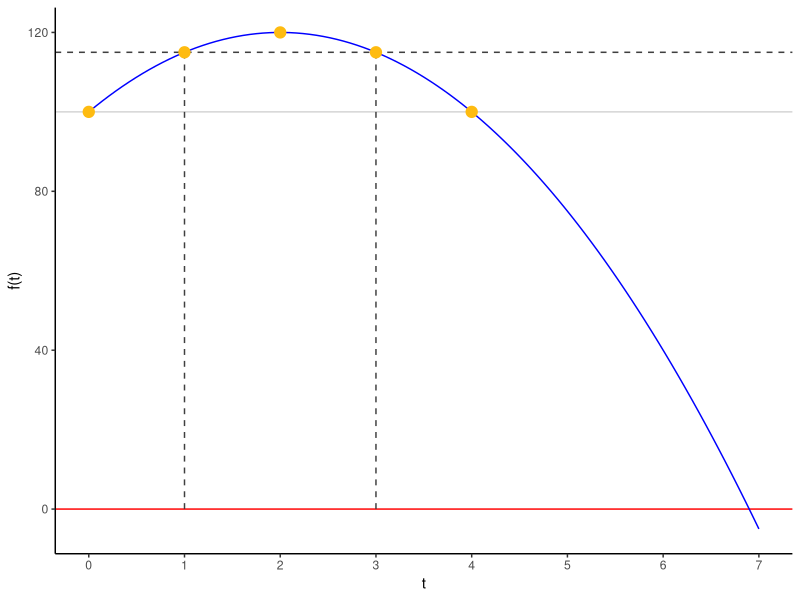
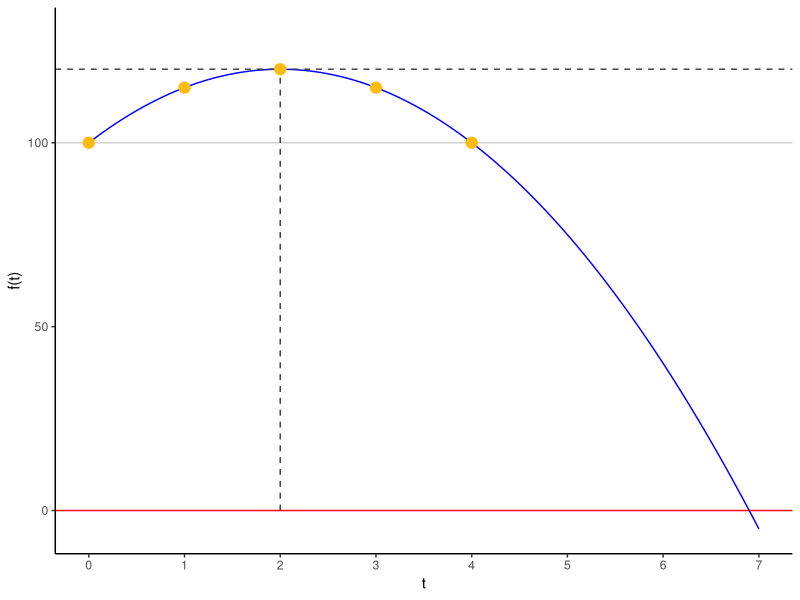
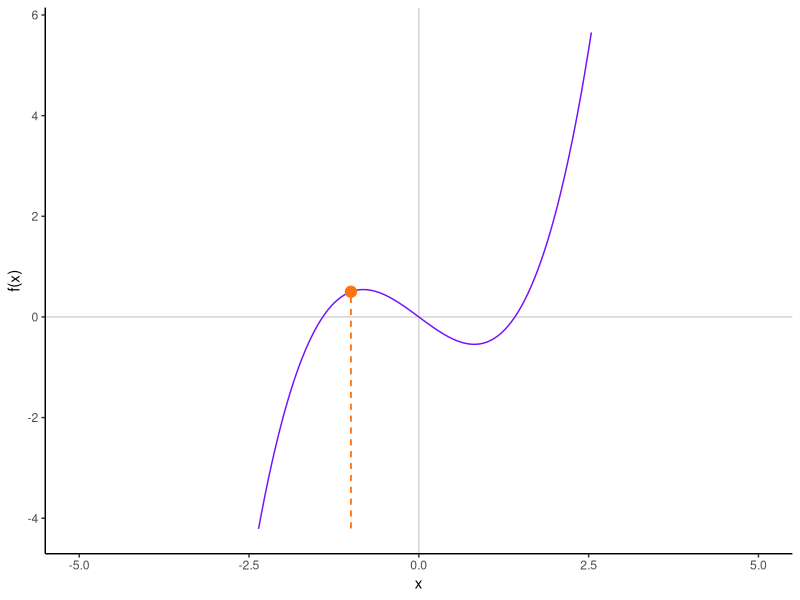
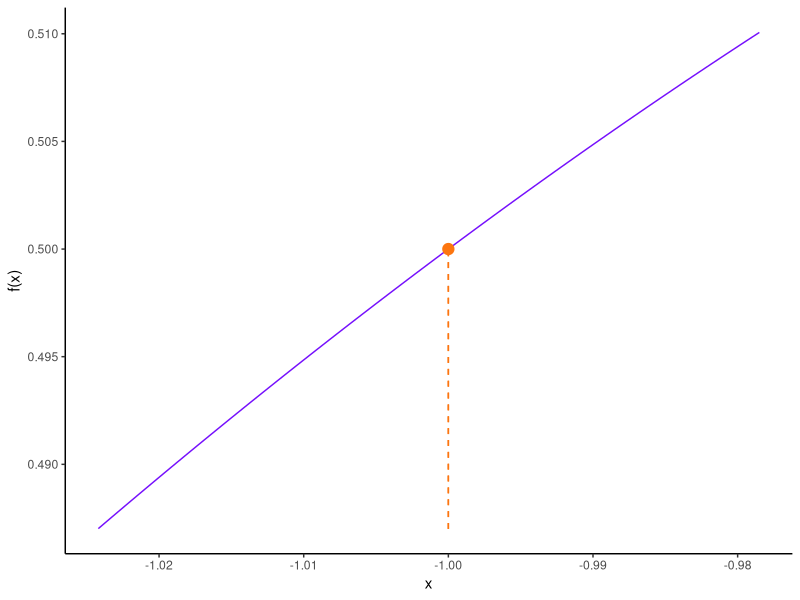
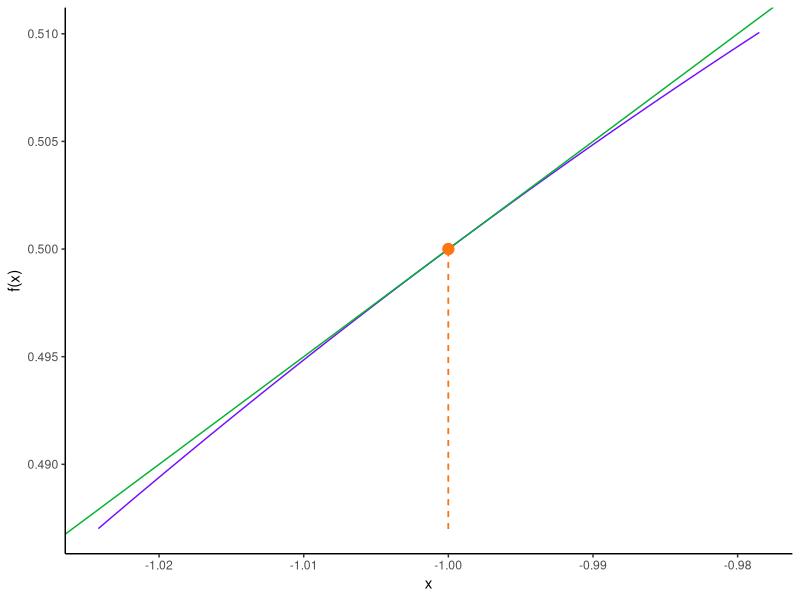
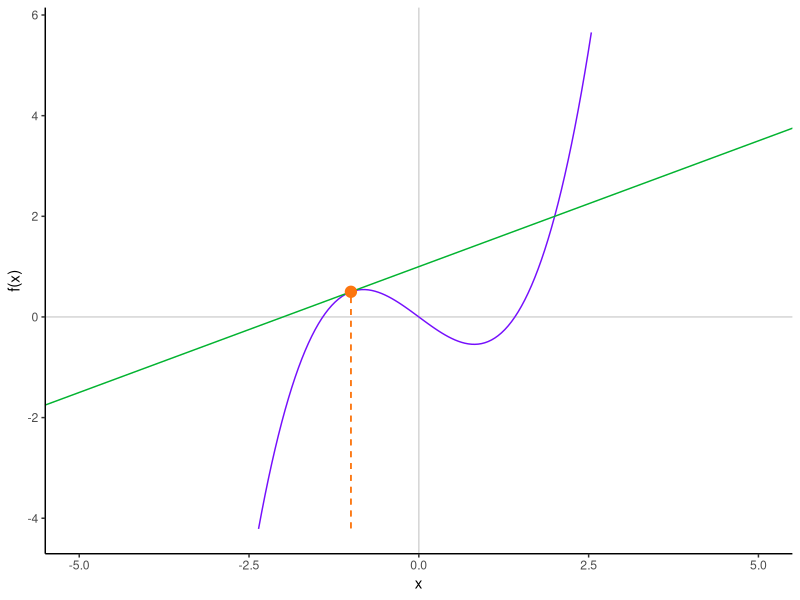
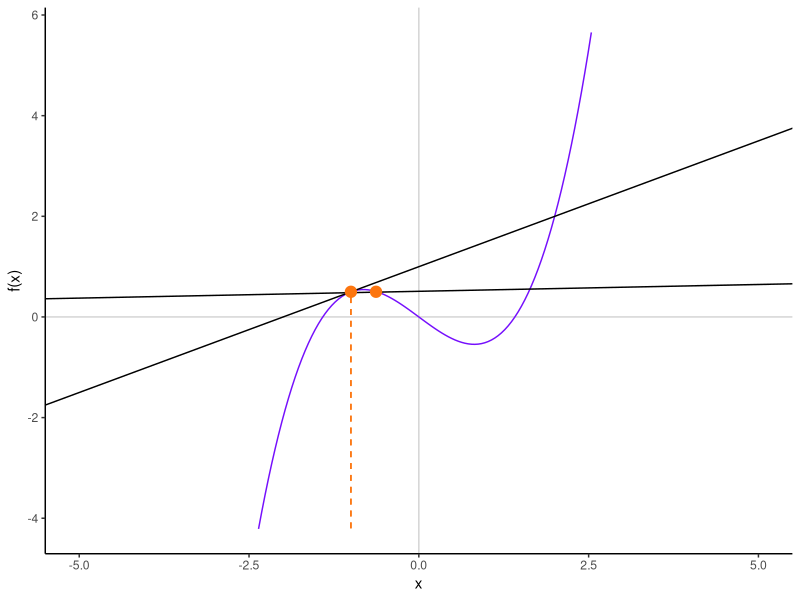
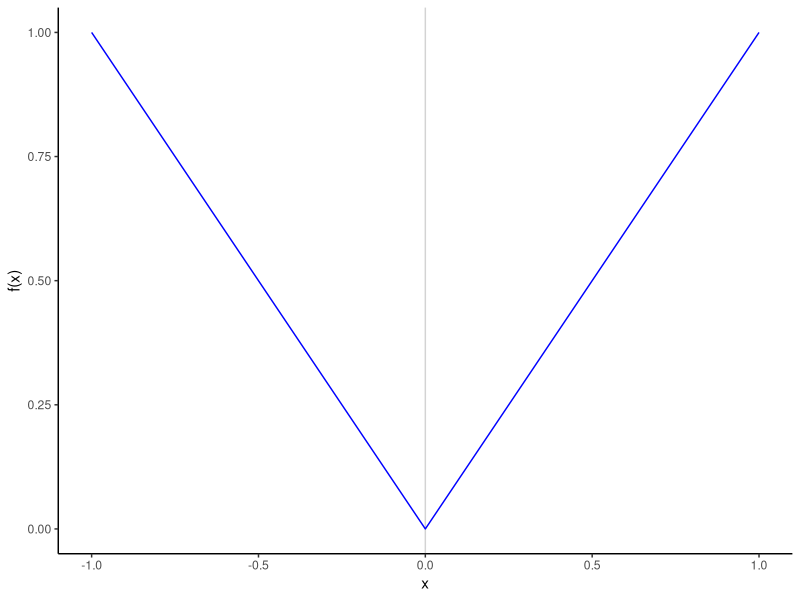

These figures' R source, in order:
## ---- chunk 1
library(tidyverse)
library(patchwork)
## ---- chunk 2
tibble(time = c(0:4)) %>% 
  mutate(f_t = 100+(20*time)-(5*(time^2)))
## ---- chunk 3
tirar_calabaza_plot <- 
  ggplot() + 
  geom_hline(aes(yintercept = 0), color = "red") + 
  geom_hline(aes(yintercept = 100), color = "lightgrey") + 
  stat_function(data = tibble(time = c(0, 7)), aes(x = time),
                fun = function(x) 100+(20*x)-5*(x^2),
                color = "blue") + 
  geom_hline(aes(yintercept = 115), linetype = "dashed",
             color = "#3f3f3f") + 
  geom_segment(aes(x = 1, xend = 1, y = 0, yend = 115),
               linetype = "dashed", color = "#3f3f3f") + 
  geom_segment(aes(x = 3, xend = 3, y = 0, yend = 115),
               linetype = "dashed", color = "#3f3f3f") + 
  geom_point(data = tibble(time = c(0:4)) %>% 
               mutate(f_t = 100+(20*time)-(5*(time^2))),
             aes(x = time, y = f_t), color = "#febb10", size = 3.5) + 
  scale_x_continuous(breaks = c(0:7)) + 
  theme_classic() + 
  labs(x = "t", y = "f(t)")

tirar_calabaza_plot
## ---- chunk 4
tirar_calabaza_plot_2 <- 
  ggplot() + 
  geom_hline(aes(yintercept = 0), color = "red") + 
  geom_hline(aes(yintercept = 100), color = "lightgrey") + 
  stat_function(data = tibble(time = c(0, 7)), aes(x = time),
                fun = function(x) 100+(20*x)-5*(x^2),
                color = "blue") + 
  geom_hline(aes(yintercept = 120), linetype = "dashed",
             color = "#3f3f3f") + 
  geom_segment(aes(x = 2, xend = 2, y = 0, yend = 120),
               linetype = "dashed", color = "#3f3f3f") + 
  geom_point(data = tibble(time = c(0:4)) %>% 
               mutate(f_t = 100+(20*time)-(5*(time^2))),
             aes(x = time, y = f_t), color = "#febb10", size = 3.5) + 
  scale_x_continuous(breaks = c(0:7)) + 
  expand_limits(y = c(0, 130)) + 
  theme_classic() + 
  labs(x = "t", y = "f(t)")

tirar_calabaza_plot_2
## ---- chunk 5
tibble(value = c(-5:5)) %>% 
  mutate(f_x = 0.5*(value^3)-value)
## ---- chunk 6
ggplot(data = tibble(value = c(-5, 5)), aes(x = value)) + 
  geom_hline(yintercept = 0, color = "lightgrey") + 
  geom_vline(xintercept = 0, color = "lightgrey") + 
  stat_function(fun = function(x) (0.5*(x^3))-x,
                xlim = c(-2.36, 2.54), color = "#750ffc") + 
  expand_limits(x = c(-5:5)) + 
  geom_segment(aes(x = -1, xend = -1, y = -4.2, yend = 0.5),
               linetype = "dashed", color = "#fc750f") + 
  #geom_vline(xintercept = -1, linetype = "dashed", color = "#fc750f") + 
  geom_point(data = tibble(point_x = -1, point_y = 0.5),
             aes(point_x, point_y), size = 3.5, color = "#fc750f") + 
  theme_classic() + 
  labs(x = "x", y = "f(x)")
## ---- chunk 7
ggplot(data = tibble(value = c(-5, 5)), aes(x = value)) + 
  stat_function(fun = function(x) (0.5*(x^3))-x,
                xlim = c(-1.0242, -0.9785), color = "#750ffc") + 
  geom_segment(aes(x = -1, xend = -1, y = 0.487, yend = 0.5),
               linetype = "dashed", color = "#fc750f") + 
  geom_point(data = tibble(point_x = -1, point_y = 0.5),
             aes(point_x, point_y), size = 3.5, color = "#fc750f") + 
  theme_classic() + 
  labs(x = "x", y = "f(x)")
## ---- chunk 8
ggplot(data = tibble(value = c(-5, 5)), aes(x = value)) + 
  stat_function(fun = function(x) (0.5*(x^3))-x,
                xlim = c(-1.0242, -0.9785), color = "#750ffc") + 
  geom_abline(slope = 0.5, intercept = 1, color = "#02B330") + 
  geom_segment(aes(x = -1, xend = -1, y = 0.487, yend = 0.5),
               linetype = "dashed", color = "#fc750f") + 
  geom_point(data = tibble(point_x = -1, point_y = 0.5),
             aes(point_x, point_y), size = 3.5, color = "#fc750f") + 
  theme_classic() + 
  labs(x = "x", y = "f(x)")
## ---- chunk 9
ggplot(data = tibble(value = c(-5, 5)), aes(x = value)) + 
  geom_hline(yintercept = 0, color = "lightgrey") + 
  geom_vline(xintercept = 0, color = "lightgrey") + 
  stat_function(fun = function(x) (0.5*(x^3))-x,
                xlim = c(-2.36, 2.54), color = "#750ffc") + 
  geom_abline(slope = 0.5, intercept = 1, color = "#02B330") + 
  expand_limits(x = c(-5:5)) + 
  geom_segment(aes(x = -1, xend = -1, y = -4.2, yend = 0.5),
               linetype = "dashed", color = "#fc750f") + 
  #geom_vline(xintercept = -1, linetype = "dashed", color = "#fc750f") + 
  geom_point(data = tibble(point_x = -1, point_y = 0.5),
             aes(point_x, point_y), size = 3.5, color = "#fc750f") + 
  theme_classic() + 
  labs(x = "x", y = "f(x)")
## ---- chunk 10
ggplot(data = tibble(value = c(-5, 5)), aes(x = value)) + 
  geom_hline(yintercept = 0, color = "lightgrey") + 
  geom_vline(xintercept = 0, color = "lightgrey") + 
  stat_function(fun = function(x) (0.5*(x^3))-x,
                xlim = c(-2.36, 2.54), color = "#750ffc") + 
  geom_abline(slope = 0.5, intercept = 0.999) + 
  geom_abline(slope = ((0.51-0.5)/(-0.63+1)), intercept = 0.51) + 
  expand_limits(x = c(-5:5)) + 
  geom_segment(aes(x = -1, xend = -1, y = -4.2, yend = 0.5),
               linetype = "dashed", color = "#fc750f") + 
  #geom_vline(xintercept = -1, linetype = "dashed", color = "#fc750f") + 
  geom_point(data = tibble(point_x = -1, point_y = 0.5),
             aes(point_x, point_y), size = 3.5, color = "#fc750f") + 
  geom_point(data = tibble(point_x = -0.63, point_y = 0.5),
             aes(point_x, point_y), size = 3.5, color = "#fc750f") + 
  theme_classic() + 
  labs(x = "x", y = "f(x)")
## ---- chunk 11
 tibble(values_1 = c(0, 0.001, 0.005, 0.01, 0.05, 0.1, 0.5, 1),
        values_2 = c(-1, -0.5, -0.1, -0.05, -0.01, -0.005, -0.001, 0)) %>% 
  mutate(f_x_1 = (abs(values_1)-0)/(values_1-0),
         f_x_2 = (abs(values_2)-0)/(values_2-0))
## ---- chunk 12
tibble(values = seq(from = -1, to = 1, by = 0.1)) %>% 
   mutate(f_x_n = (abs(values)-0)/(values-0))
## ---- chunk 13
abs_fun_plot <- 
  ggplot(data = tibble(value = c(-1, 1)), aes(x = value)) + 
  geom_vline(xintercept = 0, color = "lightgrey") + 
  stat_function(fun = function(x) abs(x), color = "blue") + 
  theme_classic() + 
  labs(x = "x", y = "f(x)")

abs_fun_plot
## ---- chunk 14
tibble(values = seq(from = -1, to = 1, by = 0.1)) %>% 
  mutate(heaviside = if_else(condition = values >= 0, true = 1, false = 0))
## ---- chunk 15
tibble(values = seq(from = -1, to = 1, by = 0.1)) %>% 
  mutate(heaviside = ifelse(test = values >= 0, yes = 1, no = 0))
## ---- chunk 16
heaviside_plot <- 
  ggplot(data = tibble(values = c(-1, 1)), aes(x = values)) + 
  geom_hline(yintercept = 0, color = "lightgrey") + 
  geom_vline(xintercept = 0, color = "lightgrey") + 
  stat_function(fun = function(x) ifelse(test = x >= 0, yes = 1, no = 0),
                xlim = c(-1, -0.01), color = "blue") + 
  stat_function(fun = function(x) ifelse(test = x >= 0, yes = 1, no = 0),
                xlim = c(0, 1), color = "blue") + 
  geom_point(data = tibble(p_x = 0, p_y = 0), aes(p_x, p_y),
             shape = 1, size = 2.5, color = "blue") + 
  geom_point(data = tibble(p_x = 0, p_y = 1), aes(p_x, p_y),
             size = 2.5, color = "blue") + 
  expand_limits(y = c(-2, 2)) + 
  theme_light() + 
  theme(panel.grid = element_blank()) + 
  labs(x = "x", y = "h(x)")

heaviside_plot
## ---- chunk 17
abs_fun_right_plot <- 
  ggplot(data = tibble(values = c(-1, 1)), aes(x = values)) + 
  geom_vline(xintercept = 0, color = "lightgrey") + 
  geom_hline(yintercept = 0, color = "lightgrey") + 
  stat_function(fun = function(x) abs(x), xlim = c(0, 1), color = "blue") + 
  expand_limits(x = c(-1, 1)) + 
  theme_light() + 
  theme(panel.grid = element_blank()) + 
  labs(x = "x", y = "f(x)")

abs_fun_right_plot
## ---- chunk 18
abs_fun_left_plot <- 
  ggplot(data = tibble(values = c(-1, 1)), aes(x = values)) + 
  geom_vline(xintercept = 0, color = "lightgrey") + 
  geom_hline(yintercept = 0, color = "lightgrey") + 
  stat_function(fun = function(x) abs(x), xlim = c(0, -1), color = "blue") + 
  expand_limits(x = c(-1, 1)) + 
  theme_light() + 
  theme(panel.grid = element_blank()) + 
  labs(x = "x", y = "f(x)")

abs_fun_left_plot
## ---- chunk 19
ggsave(filename = "abs_fun_left_plot.jpg", plot = abs_fun_left_plot,
       path = "img", width = 7, height = 3)
## ---- chunk 20
heaviside_right_plot <- 
  ggplot(data = tibble(values = c(-1, 1)), aes(x = values)) + 
  geom_hline(yintercept = 0, color = "lightgrey") + 
  geom_vline(xintercept = 0, color = "lightgrey") + 
  stat_function(fun = function(x) ifelse(test = x >= 0, yes = 1, no = 0),
                xlim = c(0, 1), color = "blue") + 
  geom_point(data = tibble(p_x = 0, p_y = 1), aes(p_x, p_y),
             size = 2.5, color = "blue") + 
  geom_point(data = tibble(p_x = 0, p_y = 0), aes(p_x, p_y),
             shape = 1, size = 2.5, color = "blue") + 
  expand_limits(x = c(-1, 1), y = c(-2, 2)) + 
  theme_light() + 
  theme(panel.grid = element_blank()) + 
  labs(x = "x", y = "h(x)")

heaviside_right_plot
## ---- chunk 21
heaviside_left_plot <- 
  ggplot(data = tibble(values = c(-1, 1)), aes(x = values)) + 
  geom_hline(yintercept = 0, color = "lightgrey") + 
  geom_vline(xintercept = 0, color = "lightgrey") + 
  stat_function(fun = function(x) ifelse(test = x >= 0, yes = 1, no = 0),
                xlim = c(-1, -0.01), color = "blue") + 
  geom_point(data = tibble(p_x = 0, p_y = 0), aes(p_x, p_y),
             shape = 1, size = 2.5, color = "blue") + 
  geom_point(data = tibble(p_x = 0, p_y = 1), aes(p_x, p_y),
             size = 2.5, color = "blue") + 
  expand_limits(x = c(-1, 1), y = c(-2, 2)) + 
  theme_light() + 
  theme(panel.grid = element_blank()) + 
  labs(x = "x", y = "h(x)")

heaviside_left_plot
## ---- chunk 22
tibble(values = c(-2:2)) %>% 
  mutate(f_x = ifelse(test = values < 0,yes = -abs(values)^(1/3),
                      no = values^(1/3)))
## ---- chunk 23
tibble(values = seq(from = -2, to = 2, by = 0.1)) %>% 
  mutate(f_x = ifelse(test = values < 0,yes = -abs(values)^(1/3),
                      no = values^(1/3)))
## ---- chunk 24
cubic_root_plot <- 
  ggplot(data = tibble(values = c(-1, 1)), aes(x = values)) + 
  geom_hline(yintercept = 0, color = "lightgrey") + 
  geom_vline(xintercept = 0, color = "lightgrey") + 
  stat_function(fun = function(x) ifelse(test = x < 0,
                                         yes = -abs(x)^(1/3),
                                         no = x^(1/3)),
                color = "blue") + 
  theme_light() + 
  theme(panel.grid = element_blank()) + 
  labs(x = "x", y = "g(x)")

cubic_root_plot
## ---- chunk 25
sec_power_fun <- 
  ggplot(data = tibble(values = c(-1, 1)), aes(x = values)) + 
  geom_vline(xintercept = 0, color = "lightgrey") + 
  stat_function(fun = function(x) x^2,
                xlim = c(-1, 1), color = "blue") + 
  expand_limits(x = c(-2, 2)) + 
  theme_light() + 
  theme(panel.grid = element_blank()) + 
  labs(x = "x", y = "f(x)")

sec_power_fun
## ---- chunk 26
tang_secpow_one_pt <- 
  ggplot(data = tibble(values = c(-4, 4)), aes(x = values)) + 
  geom_vline(xintercept = 0, color = "lightgrey") + 
  stat_function(fun = function(x) x^2,
                xlim = c(-4, 4), color = "blue") + 
  geom_abline(slope = 6, intercept = -9, color = "#750ffc") + 
  geom_point(data = tibble(x = 3, y = 9), aes(x = x, y = y),
             size = 3, color = "#d85e06") + 
  expand_limits(x = c(-8, 8)) + 
  scale_x_continuous(breaks = c(-5, 0, 3, 5)) + 
  scale_y_continuous(breaks = c(0, 5, 9, 10, 15)) + 
  theme_light() + 
  theme(panel.grid = element_blank()) + 
  labs(x = "x", y = "f(x)")

tang_secpow_one_pt
## ---- chunk 27
deriv_secpow_one_pt <- 
  ggplot(data = tibble(value_x = 3, value_y = 6), aes(value_x, value_y)) + 
  geom_vline(xintercept = 0, color = "lightgrey") + 
  geom_hline(yintercept = 0, color = "lightgrey") + 
  geom_point(size = 3, color = "#d85e06") + 
  expand_limits(x = c(-6, 6), y = c(-8, 8)) + 
  scale_y_continuous(breaks = c(-5, 0, 5, 6)) + 
  theme_light() + 
  theme(panel.grid = element_blank()) + 
  labs(x = "x", y = "f ' (x)")

deriv_secpow_one_pt
## ---- chunk 28
deriv_secpow_fun <- 
  ggplot(data = tibble(values = c(-4, 4)), aes(x = values)) + 
  geom_vline(xintercept = 0, color = "lightgrey") + 
  geom_hline(yintercept = 0, color = "lightgrey") + 
  stat_function(fun = function(x) 2*x, xlim = c(-4, 4),
                color = "#750ffc") + 
  expand_limits(x = c(-6, 6)) + 
  theme_light() + 
  theme(panel.grid = element_blank()) + 
  labs(x = "x", y = "f ' (x)")

deriv_secpow_fun
## ---- chunk 29
deriv_secpow_fun_2 <- 
  ggplot(data = tibble(values = c(-4, 4)), aes(x = values)) + 
  geom_vline(xintercept = 0, color = "lightgrey") + 
  geom_hline(yintercept = 0, color = "lightgrey") + 
  stat_function(fun = function(x) 2*x, xlim = c(-4, 4),
                color = "#750ffc") + 
  geom_point(data = tibble(x = 3, y = 6), aes(x, y),
             size = 3, color = "#d85e06") + 
  expand_limits(x = c(-6, 6)) + 
  scale_y_continuous(breaks = c(-5, 0, 5, 6)) + 
  theme_light() + 
  theme(panel.grid = element_blank()) + 
  labs(x = "x", y = "f ' (x)")

deriv_secpow_fun_2
## ---- chunk 30
tang_secpow_2 <- 
  ggplot(data = tibble(values = c(-4, 4)), aes(x = values)) + 
  geom_vline(xintercept = 0, color = "lightgrey") + 
  stat_function(fun = function(x) x^2,
                xlim = c(-4, 4), color = "blue") + 
  geom_abline(slope = -4, intercept = -4, color = "#750ffc") + 
  geom_point(data = tibble(x = -2, y = 4), aes(x = x, y = y),
             size = 3, color = "#d85e06") + 
  expand_limits(x = c(-8, 8)) + 
  scale_x_continuous(breaks = c(-5, -2, 0, 5)) + 
  scale_y_continuous(breaks = c(0, 4, 5, 10, 15)) + 
  theme_light() + 
  theme(panel.grid = element_blank()) + 
  labs(x = "x", y = "f(x)")


deriv_secpow_fun_3 <- 
  ggplot(data = tibble(values = c(-4, 4)), aes(x = values)) + 
  geom_vline(xintercept = 0, color = "lightgrey") + 
  geom_hline(yintercept = 0, color = "lightgrey") + 
  stat_function(fun = function(x) 2*x, xlim = c(-4, 4),
                color = "#750ffc") + 
  geom_point(data = tibble(x = -2, y = -4), aes(x, y),
             size = 3, color = "#d85e06") + 
  expand_limits(x = c(-6, 6)) + 
  scale_x_continuous(breaks = c(-6, -3, -2, 0, 3, 6)) + 
  scale_y_continuous(breaks = c(-5, -4, 0, 5)) + 
  theme_light() + 
  theme(panel.grid = element_blank()) + 
  labs(x = "x", y = "f ' (x)")

deriv_tang_secpow <- tang_secpow_2+deriv_secpow_fun_3

deriv_tang_secpow
## ---- chunk 31
tibble(values = c(-3:3)) %>% 
  mutate(f_x = ((1/2)*values)-1)
## ---- chunk 32
linear_fun <- 
  ggplot(data = tibble(values = c(-3, 3)), aes(x = values)) + 
  geom_vline(xintercept = 0, color = "lightgrey") + 
  geom_hline(yintercept = 0, color = "lightgrey") + 
  stat_function(fun = function(x) (0.5*x)-1, color = "blue",
                xlim = c(-0.5, 3)) + 
  expand_limits(y = c(-2, 1)) + 
  theme_light() + 
  theme(panel.grid = element_blank()) + 
  labs(x = "x", y = "g(x)")

linear_fun
## ---- chunk 33
deriv_linear_fun <- 
  ggplot(data = tibble(values = c(-3, 3)), aes(x = values)) + 
  geom_vline(xintercept = 0, color = "lightgrey") + 
  geom_hline(yintercept = 0, color = "lightgrey") + 
  stat_function(fun = function(x) 0.5, color = "blue") + 
  expand_limits(y = c(-1, 1)) + 
  theme_light() + 
  theme(panel.grid = element_blank()) + 
  labs(x = "x", y = "g ' (x)")

deriv_linear_fun
## ---- chunk 34
tibble(x = seq(from = -2, to = 2, by = 0.1)) %>% 
  mutate(f_x = x^3,
         d_fx = 3*(x^2),
         d2_fx = 6*x)
## ---- chunk 35
ggplot(data = tibble(values = c(-2, 2)), aes(x = values)) + 
  geom_vline(xintercept = 0, color = "lightgrey") + 
  geom_hline(yintercept = 0, color = "lightgrey") + 
  stat_function(fun = function(x) x^3, xlim = c(-2, 2)) + 
  geom_point(data = tibble(x = -1.5, y = -3.375), aes(x = x, y = y),
             color = "red", size = 3) + 
  expand_limits(x = c(-4, 4)) + 
  theme_light() + 
  theme(panel.grid = element_blank()) + 
  labs(x = "x", y = "f(x)")
## ---- chunk 36
ggplot(data = tibble(values = c(-2, 2)), aes(x = values)) + 
  geom_vline(xintercept = 0, color = "lightgrey") + 
  stat_function(fun = function(x) 3*(x^2), xlim = c(-2, 2)) + 
  geom_point(data = tibble(x = -1.5, y = 6.75), aes(x = x, y = y),
             color = "red", size = 3) + 
  expand_limits(x = c(-4, 4)) + 
  theme_light() + 
  theme(panel.grid = element_blank()) + 
  labs(x = "x", y = "f ' (x)")
## ---- chunk 37
ggplot(data = tibble(values = c(-2, 2)), aes(x = values)) + 
  geom_vline(xintercept = 0, color = "lightgrey") + 
  geom_hline(yintercept = 0, color = "lightgrey") + 
  stat_function(fun = function(x) 6*x, xlim = c(-2, 2)) + 
  geom_point(data = tibble(x = -1.5, y = -9.0), aes(x = x, y = y),
             color = "red", size = 3) + 
  expand_limits(x = c(-4, 4)) + 
  theme_light() + 
  theme(panel.grid = element_blank()) + 
  labs(x = "x", y = "f '' (x)")
## ---- chunk 38
ggplot(data = tibble(x = c(-2*pi, 2*pi)), aes(x = x)) + 
  geom_vline(xintercept = 0, color = "lightgrey") + 
  geom_hline(yintercept = 0, color = "lightgrey") + 
  stat_function(fun = function(x) sin(x), color = "blue") + 
  scale_x_continuous(
    breaks = c(-2*pi, -(3*pi)/2, -pi, (-pi/2), 0,
               (pi/2), pi, (3*pi)/2, 2*pi),
    labels = c(expression("-2"*pi), expression("-3"*pi*"/2"),
               expression("-"*pi), expression("-"*pi*"/2"),
               0, expression(pi*"/2"), expression(pi),
               expression("3"*pi*"/2"), expression("2"*pi))
  ) + 
  expand_limits(y = c(-2, 2)) + 
  theme_light() + 
  theme(panel.grid = element_blank()) + 
  labs(y = "sen(x)")
## ---- chunk 39
ggplot(data = tibble(x = c(-pi/2, 2*pi)), aes(x = x)) + 
  geom_vline(xintercept = 0, color = "lightgrey") + 
  geom_hline(yintercept = 0, color = "lightgrey") + 
  stat_function(fun = function(x) sin(x), color = "blue") + 
  scale_x_continuous(
    breaks = c(0, pi, 2*pi),
    labels = c(0, expression(pi), expression("2"*pi))
  ) + 
  scale_y_continuous(breaks = c(-1, 0, 1)) + 
  expand_limits(y = c(-2, 2)) + 
  theme_light() + 
  theme(panel.grid = element_blank()) + 
  labs(y = "sen(x)")
## ---- chunk 40
deriv_sin_theta <- 
  ggplot(data = tibble(x = c(-pi/2, 2*pi)), aes(x = x)) + 
  geom_vline(xintercept = 0, color = "lightgrey") + 
  geom_hline(yintercept = 0, color = "lightgrey") + 
  stat_function(fun = function(x) sin(x), color = "blue") + 
  geom_abline(slope = 1, intercept = 0, color = "#ed6015") + 
  annotate(geom = "text", x = 2.3, y = 1.5,
           label = "sen ' (0) = 1", color = "#ed6015") + 
  scale_x_continuous(
    breaks = c(0, pi, 2*pi),
    labels = c(0, expression(pi), expression("2"*pi))
  ) + 
  scale_y_continuous(breaks = c(-1, 0, 1)) + 
  expand_limits(y = c(-2, 2)) + 
  theme_light() + 
  theme(panel.grid = element_blank()) + 
  labs(x = expression(theta), y = expression("sen("*theta*")"))

deriv_sin_theta
## ---- chunk 41
tibble(x = c(-90, 0, 90, 180, 270, 360),
       y = c(-pi/2, 0, pi/2, pi, (3*pi)/2, 2*pi)) %>% 
  mutate(sin_x = round(sin(x), digits = 3),
         sin_y = round(sin(y), digits = 3)) %>% 
  select(x, sin_x, y, sin_y)
## ---- chunk 42
(tibble(x = c(-180, -90, 0, 90, 180, 270, 360)) %>% 
  mutate(sin_x = sin(x)) %>% 
  ggplot(aes(x = x, y = sin_x)) + 
  geom_point() + 
  geom_line() + 
   expand_limits(y = c(-2, 2)) + 
   scale_x_continuous(breaks = c(-180, -90, 0, 90, 180, 270, 360)))+
(tibble(y = c(-pi, -pi/2, 0, pi/2, pi, (3*pi)/2, 2*pi)) %>% 
  mutate(sin_y = sin(y)) %>% 
  ggplot(aes(x = y, y = sin_y)) + 
  geom_point() + 
   geom_line() + 
   geom_abline(slope = 1, intercept = 0, color = "#ed6015") + 
   expand_limits(y = c(-2, 2)) + 
   scale_x_continuous(
     breaks = c(-pi, -pi/2, 0, pi/2, pi, (3*pi)/2, 2*pi),
     labels = c(expression("-"*pi), 
       expression("-"*pi*"/2"), 0, expression(pi*"/2"),
                expression(pi), expression("3"*pi*"/2"),
                expression("2"*pi))
   ))
## ---- chunk 43
tibble(x = c((-pi/2):(2*pi))) %>% 
  mutate(sin_x = sin(x)) %>%
  ggplot(aes(x, sin_x)) + 
  geom_point()
## ---- chunk 44
ggplot(data = tibble(x = c(-2*pi, 2*pi)), aes(x = x)) + 
  geom_vline(xintercept = 0, color = "lightgrey") + 
  geom_hline(yintercept = 0, color = "lightgrey") + 
  stat_function(fun = function(x) cos(x), color = "blue") + 
  scale_x_continuous(
    breaks = c(-2*pi, -(3*pi)/2, -pi, (-pi/2), 0,
               (pi/2), pi, (3*pi)/2, 2*pi),
    labels = c(expression("-2"*pi), expression("-3"*pi*"/2"),
               expression("-"*pi), expression("-"*pi*"/2"),
               0, expression(pi*"/2"), expression(pi),
               expression("3"*pi*"/2"), expression("2"*pi))
  ) + 
  expand_limits(y = c(-2, 2)) + 
  theme_light() + 
  theme(panel.grid = element_blank()) + 
  labs(y = "cos(x)")
## ---- chunk 45
deriv_cos_theta <- 
  ggplot(data = tibble(theta = c(-pi, pi)), aes(x = theta)) + 
  geom_vline(xintercept = 0, color = "lightgrey") + 
  geom_hline(yintercept = 0, color = "lightgrey") + 
  stat_function(fun = function(x) cos(x), color = "blue") + 
  geom_abline(slope = 0, intercept = 1, color = "#ed6015") + 
  annotate(geom = "text", x = 1, y = 1.3,
           label = "cos ' (0) = 0", color = "#ed6015") + 
  scale_x_continuous(
    breaks = c(-pi, 0, pi),
    labels = c(expression("-"*pi), 0, expression(pi))
  ) + 
  scale_y_continuous(breaks = c(-1, 0, 1)) + 
  expand_limits(y = c(-2, 2)) + 
  theme_light() + 
  theme(panel.grid = element_blank()) + 
  labs(x = expression(theta), y = expression("cos("*theta*")"))

deriv_cos_theta
## ---- chunk 46
tibble(x = c(-2*pi, ((-3*pi)/2), -pi, (-pi/2), 0,
             (pi/2), pi, ((3*pi)/2), 2*pi)) %>% 
  mutate(x = round(x = x, digits = 2),
         sin_x = sin(x),
         cos_x = cos(x))
## ---- chunk 47
tibble(x = seq(from = -1, to = 1, by = 0.01)) %>% 
  mutate(y_circ = sqrt(1-(x^2)))
## ---- chunk 48
tibble(x = seq(from = -1, to = 1, length = 200)) %>% 
  mutate(y_circ = sqrt(1 - (x^2))) %>% 
  ggplot() + 
  geom_vline(xintercept = 0, color = "lightgrey") + 
  geom_hline(yintercept = 0, color = "lightgrey") + 
  geom_line(aes(x = x, y = y_circ)) + 
  geom_line(aes(x = x, y = -y_circ)) + 
  geom_segment(aes(x = 0, xend = 1, y = 0, yend = 0)) + 
  theme_light() + 
  theme(panel.grid = element_blank())
## ---- chunk 49
tibble(x = seq(from = -1, to = 1, length = 200)) %>% 
  mutate(y_circ = sqrt(1 - (x^2))) %>% 
  ggplot() + 
  geom_vline(xintercept = 0, color = "lightgrey") + 
  geom_hline(yintercept = 0, color = "lightgrey") + 
  geom_line(aes(x = x, y = y_circ)) + 
  geom_line(aes(x = x, y = -y_circ)) + 
  geom_segment(aes(x = 0, xend = 1, y = 0, yend = 0)) + 
  geom_point(aes(x = cos(pi/3), y = sin(pi/3)), size = 2.5) + 
  theme_light() + 
  theme(panel.grid = element_blank())
## ---- chunk 50
tibble(x = seq(from = (-2*pi), to = (2*pi), length = 200)) %>% 
  mutate(sin_x = sin(x),
         deriv_sin = cos(x),
         sec_deriv_sin = -sin(x))
## ---- chunk 51
tibble(x = seq(from = (-2*pi), to = (2*pi), length = 20)) %>% 
  mutate(sin_x = sin(x),
         deriv_sin = cos(x),
         sec_deriv_sin = -sin(x)) %>% 
  filter(sin_x > 0)
